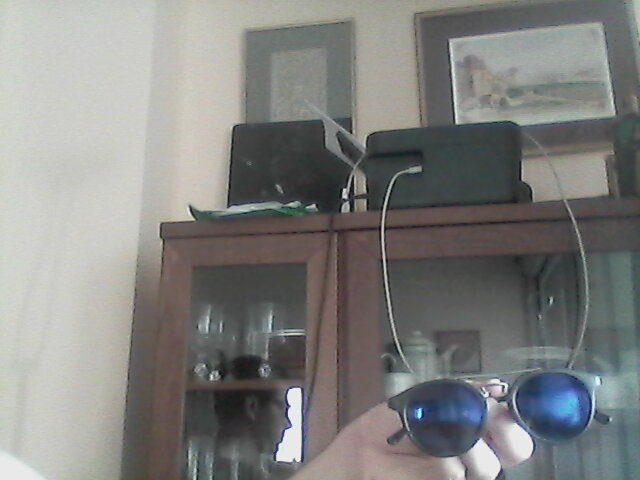
#> input picture image.jpg, 640 x 480 px
$ python zoomGenerator.py
#> lines starting #> are read from the running program, lines starting #| are printed output that depends on the picture
### sharedResources.py
# a lot of scripts use the same variables, functions etc, and in case of variables they need to be the same
#so they are stored here so we dont have to change them in all of the files
import cv2
import os

# make a file if it does not exist , or empty it if it does
def initializeFolder(name):
    if not os.path.isdir(name ):
        os.system('mkdir'+name)
    else :
        os.system('rm -rf /home/ilias/Documents/GitHub/CV-recognition/'+name +'/*')
#this is needed to create different test cases and to zoom the teplate
zoomFactors = [0.20,0.40,0.60,0.80,1.20,1.40,1.60,1.80,2.00]

#all the methods, we will eventually chose one
methods = [cv2.TM_CCOEFF, cv2.TM_CCOEFF_NORMED, cv2.TM_CCORR,
         cv2.TM_CCORR_NORMED,cv2.TM_SQDIFF,cv2.TM_SQDIFF_NORMED]

#recognise templte in image. The temp needs to be the same size and orientation that it will eventually be found
# in the image
# [17 lines left out: function RecogniseTemplate, not called in this run]

### zoomGenerator.py
import cv2
import os
from sharedResources import zoomFactors
from sharedResources import initializeFolder


original = cv2.imread('image.jpg',0)
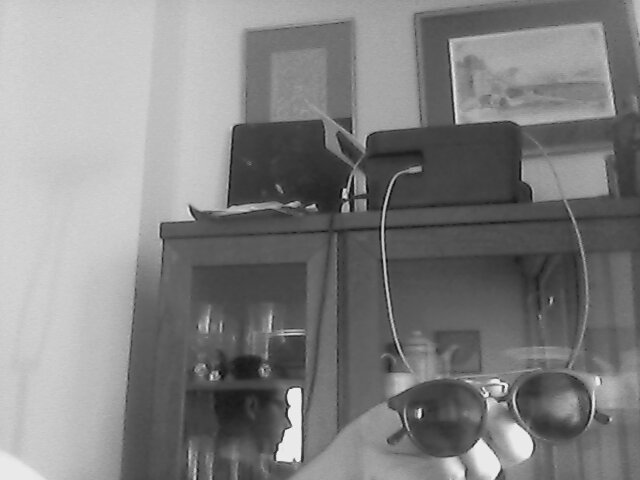
#> original: shape (480, 640); min 7, max 249, mean 128.9

initializeFolder('zoomedImages')

for zoom in zoomFactors:
    name = "zoomedImages/zoom" + str(int(zoom*100)) + '.jpg'
    tempImg = cv2.resize(original,(0,0),fx=zoom,fy=zoom)
    cv2.imwrite(name,tempImg)
#> this loop made 9 passes
#> pass 1, `tempImg = cv2.resize(original,(0,0),fx=zoom,fy=zoom)`:
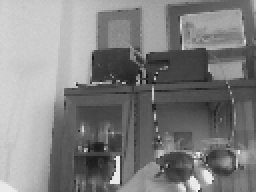
#> tempImg: shape (96, 128) (shown 2 times larger); min 16, max 248, mean 128.7

$ run again, with template.jpg copied over image.jpg
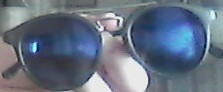
#> input picture template.jpg, 223 x 92 px
#> `original = cv2.imread('image.jpg',0)`:
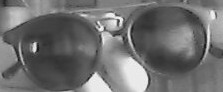
#> original: shape (92, 223); min 19, max 248, mean 111
#> the loop `for zoom in zoomFactors:` made 9 passes
#> pass 3, `tempImg = cv2.resize(original,(0,0),fx=zoom,fy=zoom)`:
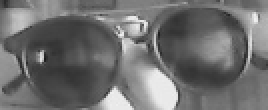
#> tempImg: shape (55, 134) (shown 2 times larger); min 27, max 242, mean 110.8
